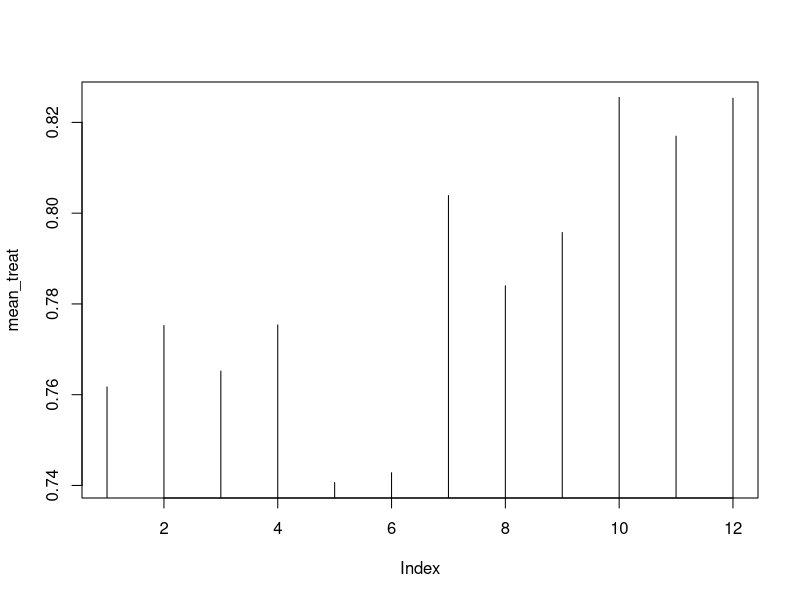
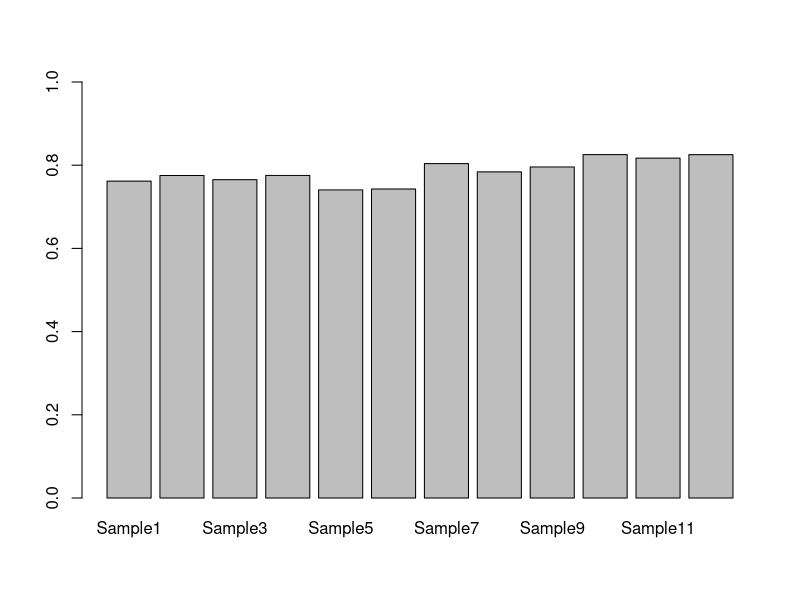
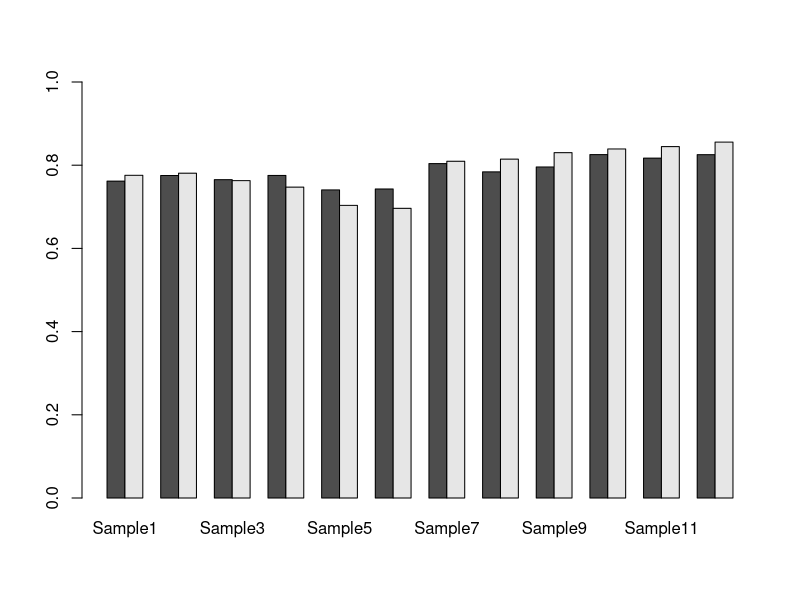
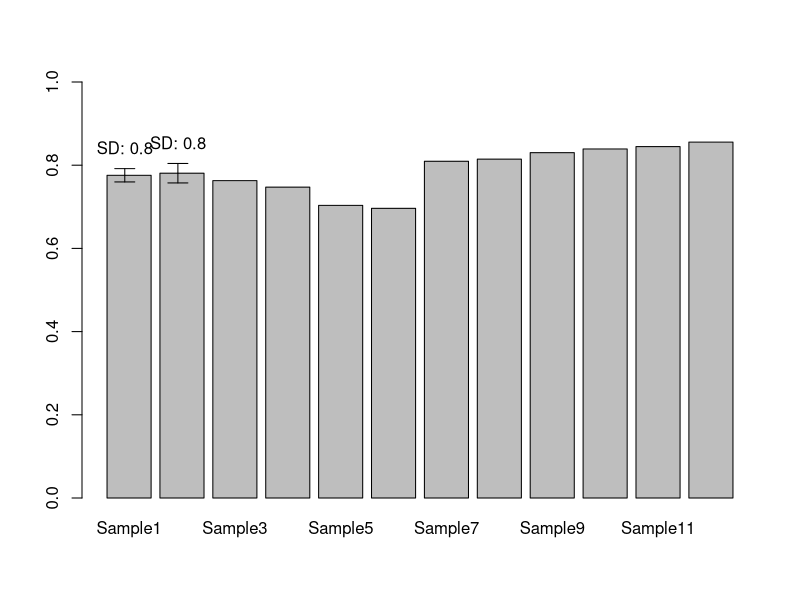
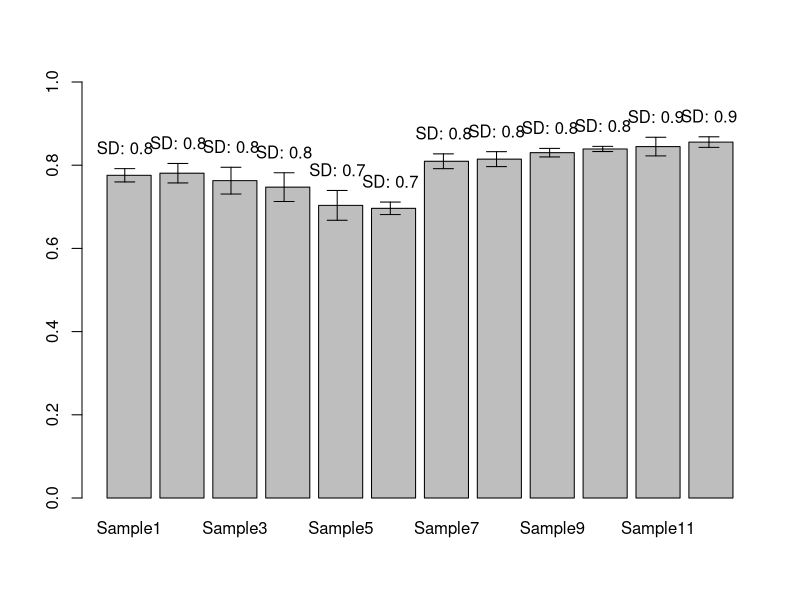

Source code (R) for these figures, in order:
## ---- chunk 1
library(readxl)
mydata <- read_excel("Rprog04-fl.xls", sheet=2, skip = 6, col_names=F)

myod <- as.data.frame(mydata[1:8, ])
mygfp <- as.data.frame(mydata[12:21, ])
## ---- chunk 2
myod[,1] <- as.numeric(myod[,1])
mygfp[,1] <- as.numeric(mygfp[,1])
## ---- chunk 3
myod_treat <- myod[2:4,]
myod_control <- myod[5:7,]

sample_names <- paste("Sample", c(1:12), sep="")
replicate_labels <- paste("Rep", c(1:3), sep="")

rownames(myod_treat) <- replicate_labels
colnames(myod_treat) <- sample_names
rownames(myod_control) <- replicate_labels 
colnames(myod_control) <- sample_names

mean_treat <- colMeans(myod_treat)
mean_control <- colMeans(myod_control)
## ---- chunk 4
apply(myod_control, 1, mean)
apply(myod_control, 2, mean)

apply(myod_control, 2, function(x){ 
  xmean <- mean(x) 
  return(xmean)
  })

apply(myod_control, 2, sd)
## ---- chunk 5
plot(mean_treat, type="h")
barplot(mean_treat, ylim=c(0,1))
mean_test <- data.frame(mean_treat, mean_control)
barplot(t(mean_test), ylim=c(0,1), beside=T)
## ---- chunk 6
## exercise 3-2 
mysd <- function(x){
  xmean <- sum(x)/length(x)
  tmpdif <- x-xmean
  xvar <- sum(tmpdif^2)/(length(x)-1)
  xsd <- sqrt(xvar)
  return(xsd)
}

x <- sample(1:100, 10)
mysd(x)
sd(x)
## ---- chunk 7
## Exercise 3-3) barplot with sd

control_mean <- apply(myod_control, 2, function(x){mean(x)})
control_sd <- apply(myod_control, 2, mysd)

barplot(control_mean, width=0.83, space=0.2, col="gray", ylim=c(0,1))

arrows(0.5, control_mean[1], 0.5, control_mean[1]+control_sd[1], length=0.1, angle=90)
arrows(0.5, control_mean[1], 0.5, control_mean[1]-control_sd[1], length=0.1, angle=90)
lab <- paste("SD:", round(control_mean[1]+control_sd[1],1))
text(0.5, control_mean[1]+control_sd[1]+0.05, labels = lab)

arrows(1.5, control_mean[2], 1.5, control_mean[2]+control_sd[2], length=0.1, angle=90)
arrows(1.5, control_mean[2], 1.5, control_mean[2]-control_sd[2], length=0.1, angle=90)
lab <- paste("SD:", round(control_mean[2]+control_sd[2],1))
text(1.5, control_mean[2]+control_sd[2]+0.05, labels = lab)

## ---- chunk 8
## Exercise 3-4) barplot with sd using for
barplot(control_mean, width=0.83, space=0.2, col="gray", ylim=c(0,1))
for(i in 1:length(control_mean)){
  xpos <- 0.5+i-1
  arrows(xpos, control_mean[i], xpos, control_mean[i]+control_sd[i], length=0.1, angle=90)
  arrows(xpos, control_mean[i], xpos, control_mean[i]-control_sd[i], length=0.1, angle=90)
  lab <- paste("SD:", round(control_mean[i]+control_sd[i],1))
  text(xpos, control_mean[i]+control_sd[i]+0.05, labels = lab)
}

